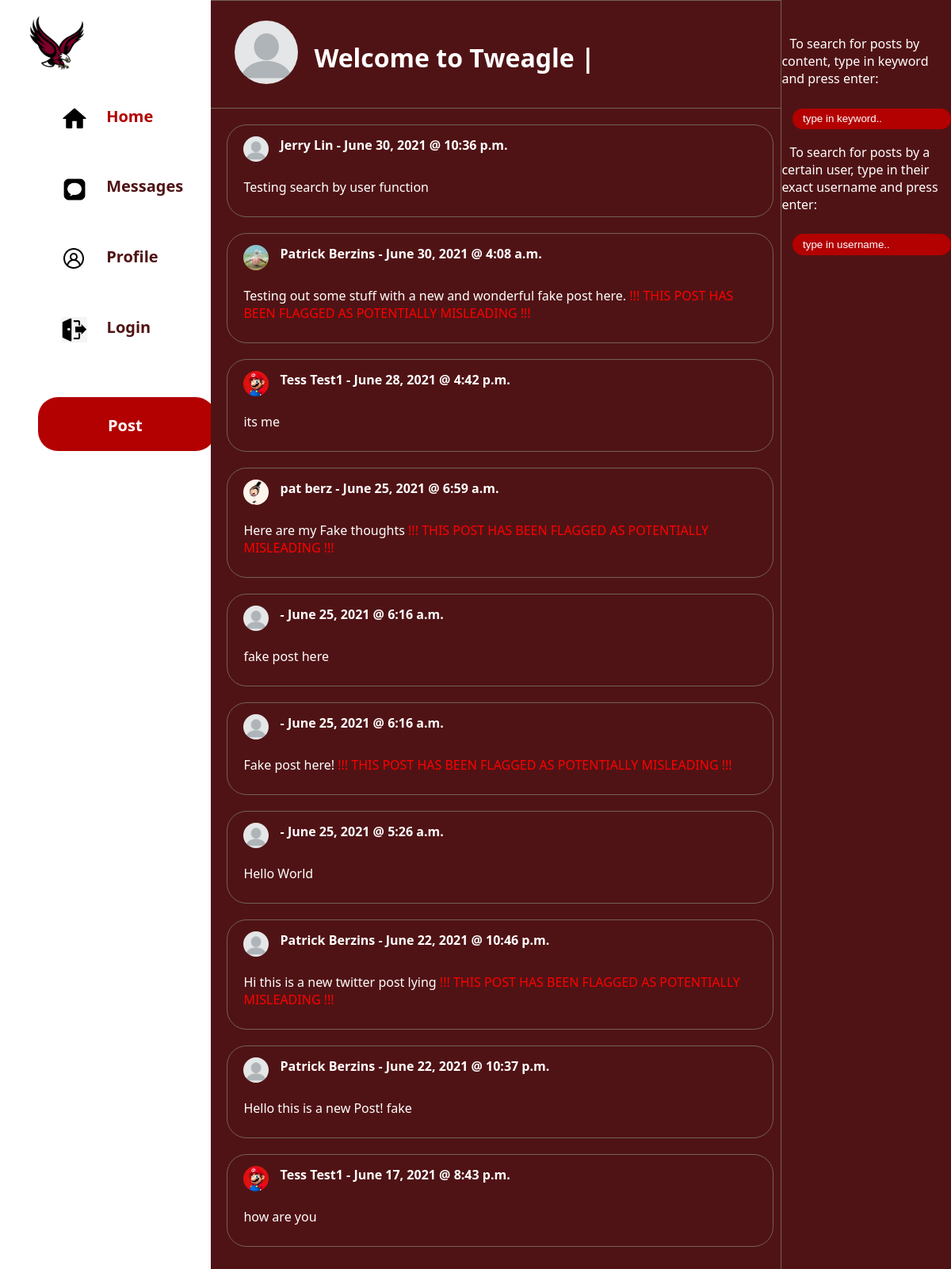
Page /message_board on the committed database.
### tweagleBoard/models.py (models this page shows, shortened)
class Post(models.Model):
    title = models.CharField(max_length=500, default='Post')
    author = models.ForeignKey(User, on_delete=models.CASCADE)
    body = models.TextField()
    post_date = models.DateField(auto_now_add=True)
    post_time = models.TimeField(auto_now_add=True)
    likes = models.ManyToManyField(User, related_name='tweag_posts', default=None, blank=True, null=True)
    flagged = models.BooleanField(default=False)
    admin_ok = models.BooleanField(default=False)
    def flag_check (self):
        flag_array=[]
        flag_set = Admin_FlagList.objects.all()
        for i in range (len(flag_set)):
            x = flag_set[i].flaglist
            str(x)
            flag_array.append(x)
        for substring in flag_array:
            if ((substring in self.body) and (self.admin_ok == False)):
                self.flagged = True
                self.save()
                return '!!! THIS POST HAS BEEN FLAGGED AS POTENTIALLY MISLEADING !!!'
            else:
                self.flagged = False
                self.save()
        return ''

class Admin_FlagList (models.Model):
    flaglist = models.CharField(max_length=100)

### registration/models.py (models this page shows, shortened)
class Profile(models.Model):
    user = models.OneToOneField(User, null=True, on_delete=models.CASCADE )
    bio = models.TextField()
    title = models.TextField(max_length=50)
    profile_pic = models.ImageField(null = True, blank = True, upload_to = "profileimages")

### tweagleBoard/views.py (the view)
# urls.py: path('message_board', MessageBoardView.as_view(), name = 'message_board'),
class MessageBoardView(ListView):
    model = Post
    template_name = 'message_board.html'
    ordering = ['-post_date', '-post_time']

### tweagleBoard/templates/message_board.html (shortened to what this page needs)
<!DOCTYPE html>
<html lang="en">
<head>
    {% load static %}
    <link rel="stylesheet" href= "{% static 'template.css' %}">
    <link rel="stylesheet" href="{% static 'post_style.css'%}">
    <link rel="stylesheet" href="{% static 'tweet_box.css' %}">
</head>
<body >
    <div class = "left-col">
        <div class = "container1">
            <nav>
                <ul class="navlinks">
                    <li><a href="{% url 'message_board' %}"> <img class="logo" src="{% static 'Boston_College_Eagles_logo.jpg' %}" alt="Home"> </a></li>
                    <ul class="home">
                        <li>
                            <a href="{% url 'message_board' %}" class="current">
                                <div class="navbutton">
                                    <img class="icon" src="{% static 'icons8_home_96.png' %}" alt="Home">
                                    <span class="navtext"> Home </span>
                                </div>
                            </a>
                        </li>
                    </ul>
                    <ul class="messages">
                        <li>
                            <a href="{% url 'inbox' %}" class="noncurrent">
                                <div class="navbutton">
                                    <img class="icon" src="{% static 'icons8_messages_100.png' %}" alt="Messages">
                                    <span class="navtext"> Messages </span>
                                </div>
                            </a>
                        </li>
                    </ul>
                    <ul class="profile">
                        <li>
                            <a href="{% url 'profile' %}" class="noncurrent">
                                <div class="navbutton">
                                    <img class="icon" src="{% static 'icons8_male_user_96.png' %}" alt="Profile">
                                    <span class="navtext"> Profile </span>
                                </div>
                            </a>
                        </li>
                    </ul>
                </ul>
                {% if user.is_authenticated %}
                <ul class="logout">
                    <li>
                        <a href="{% url 'logout' %}" class="noncurrent">
                            <div class="navbutton">
                                <img class="icon" src="{% static 'icons_logout.png' %}" alt="Logout">
                                <span class="navtext"> Logout </span>
                            </div>
                        </a>
                    </li>
                </ul>
                {% else %}
                <ul class="login">
                    <li>
                        <a href="{% url 'home' %}" class="noncurrent">
                            <div class="navbutton">
                                <img class="icon" src="{% static 'icons_logout.png' %}" alt="Login">
                                <span class="navtext"> Login </span>
                            </div>
                        </a>
                    </li>
                </ul>
                {% endif %}
                <a href="{% url 'post_creation' %}" class="postbttnlink">
                    <div class="postbutton">
                        <span class="postbttntxt">Post</span>
                    </div>
                </a>
            </nav>
        </div>
    </div>
            {% if user.profile.profile_pic %}
                <img class = 'top-profile' src = "{{ user.profile.profile_pic.url }}" width = 10%>
            {% else %}
                {% load static %}
            {% endif %}
    <div class="mid-col">
        <div class = message_header>
            {% if user.profile.profile_pic %}
                <span><img class = 'profile_head' src = "{{ user.profile.profile_pic.url }}" width = 10%></span>
            {% else %}
                {% load static %}
                <img class = 'profile_head' src = "{% static 'profilepic.png' %}" width = 10%></span>
            {% endif %}
                    <span class = username_head > Welcome to Tweagle | {{ user.username}}</span>
        </div>
      <ul style="list-style-type:none;">
          {% for post in object_list %}
            <li>
              <div class="card mx-auto" style="max-width: 540px;">
                <div class="card-header">
                    {% if post.author.profile.profile_pic %}
                        <img class = 'profile_pic' src = "{{ post.author.profile.profile_pic.url }}" width = 5%>
                    {% else %}
                        {% load static %}
                        <img class = 'profile_pic' src = "{% static 'profilepic.png' %}" width = 5%>
                    {% endif %}
                <span class = name_date>
                     <span class = "profile-txtboard">{{ post.author.first_name }} {{ post.author.last_name }}</span> - {{ post.post_date }} @ {{ post.post_time }}
                </div>
                <div class="card-body">
                  <p class = "context-txt">
                    <a href="{% url 'post-detail' post.pk %}">{{ post.body }}</a>
                    <p1 class = 'warning'> {{ post.flag_check }} </p1>
                  </p>
                </div>
              </div>
            </li>
          {% endfor %}
        </ul>
      </div>
    <div class = "right-col">
        <form class="d-flex" method="POST" action="{% url 'search_results' %}">
        <span class = name_date>
            <a class="profile-txtboard">  To search for posts by content, type in keyword and press enter:  </a>
            <input class="searchbar" type="search" placeholder="type in keyword.." aria-label="Search" name="searched">
        </span>
        </form>
        <form class="d-flex" method="POST" action="{% url 'search_user_results' %}">
        <span class = name_date>
            <a class="profile-txtboard">  To search for posts by a certain user, type in their exact username and press enter:  </a>
            <input class="searchbar" type="search" placeholder="type in username.." aria-label="Search" name="searched">
        </span>
        </form>
    </div>
</body>
</html>

### tweagleBoard/static/template.css (style rules this page uses)
:root { --darkred: #501315; --maroon: #8a100b; --brightRed: #b30000; --brightgold: #d79713; --bordercolor: #726158; }
body { background:var(--darkred); margin: 0; font-family:'Segoe UI', Tahoma, Geneva, Verdana, sans-serif }
.left-col { background: white; padding: 1em; float: left; width: 20%; position: fixed; top: 0; bottom: 0; }
.mid-col { padding-left:20px; position: relative; left: 22.2%; background: var(--darkred); width: 60%; height: 100%; padding-bottom: 2em; border-top-style:solid; border-width: 0.1em; border-color: var(--bordercolor); }
.right-col { position: fixed; right: 0; background: var(--darkred); width: 17.8%; top: 0; bottom: 0; border-left-style: solid; border-width: 0.1em; border-color: var(--bordercolor); }
.logo { max-width: 5em; max-height: 5em; margin-left: 1em; margin-bottom: 1em; }
.navbutton { margin-left: 2em; margin-bottom: 1em; padding: 5px; text-align:left; padding-left:30px; padding-top:20px; max-width:400px; }
.icon { max-width: 3em; max-height: 3em; }
.navlinks { line-height: 1em; }
.current { color: var(--brightRed); text-decoration: none; }
.noncurrent { color: var(--darkred); text-decoration: none; }
.navtext { padding-left: 1em; font-size: 1.25em; font-weight: 700; line-height: 2em; position: relative; bottom: 0.75em; }
ul { list-style-type: none; margin: 0; padding: 0; }
.postbutton { background: var(--brightRed); border-radius: 25px; padding: 2em; width: 10em; height: 0.25em; position: relative; top: 2em; left: 2em; }
.postbttntxt { color: white; font-size: 1.25em; font-weight: 700; position: relative; left: 2.8em; bottom: 0.5em; }
.postbttnlink { text-decoration: none; }
.searchbar { position: relative; top: 2em; left: 1em; background: var(--brightRed); width: 15em; height: 1em; padding: 1em; border-radius:2em; border-style: none; outline: none; color: white; }
.searchbar::placeholder { color: white; }
.navtext { padding-top:10px; vertical-align: middle; }
.message_header { display:flex; flex-direction: row; border-bottom: 1px solid; border-color: var(--bordercolor); padding:30px; margin-top:-5px; margin-left:-20px; }
.username_head { color:white; font-size:2em; padding-left: 20px; padding-top:25px; font-weight:bold; }
form { display:inline; }

### tweagleBoard/static/post_style.css (style rules this page uses)
:root { --darkred: #501315; --maroon: #8a100b; --brightRed: #b30000; --brightgold: #d79713; --bordercolor: #726158; }
body { font-family:'Segoe UI', Tahoma, Geneva, Verdana, sans-serif; }
.card-header { color: white !important; font-weight:bold; font-size: 1em; position: relative; bottom: 1em; }
.card-body { color: white; font-weight:normal; text-decoration: none !important; }
.context-txt { color: white; font-weight:normal; text-decoration: none !important; margin-top:0px !important; }
.card { background-color: inherit; border: 1px solid; border-color: var(--bordercolor); border-radius: 25px !important; padding: 20px !important; padding-bottom:10px !important; width: 100% !important; max-width:90% !important; margin:20px 20px 20px 0; }
a { color:white; text-decoration: none; }
.warning { color:red !important; border-radius:15px; }
.card-header { padding-top:10px; }
.icon { height:2em; }
form { text-align:center; }
.profile { border-radius:50px; }
.profile_pic { border-radius: 50%; height:2em; width:2em; object-fit: cover; }
.profile_head { border-radius: 50%; height:5em; width:5em; object-fit: cover; }
.name_date { vertical-align: top; padding:10px; }

### tweagleBoard/static/tweet_box.css (style rules this page uses)
:root { --darkred: #501315; --maroon: #8a100b; --brightRed: #b30000; --brightgold: #d79713; --bordercolor: #726158; }

### rows in the picture
Post: author.first_name "Jerry", author.last_name "Lin", post_date "June 30, 2021", post_time "10:36 p.m.", body "Testing search by user function"
Post: author.profile.profile_pic (picture), author.first_name "Patrick", author.last_name "Berzins", post_date "June 30, 2021", post_time "4:08 a.m.", body "Testing out some stuff with a new and wonderful fake post here.", flag_check "!!! THIS POST HAS BEEN FLAGGED AS POTENTIALLY MISLEADING !!!"
Post: author.profile.profile_pic (picture), author.first_name "Tess", author.last_name "Test1", post_date "June 28, 2021", post_time "4:42 p.m.", body "its me"
Post: author.profile.profile_pic (picture), author.first_name "pat", author.last_name "berz", post_date "June 25, 2021", post_time "6:59 a.m.", body "Here are my Fake thoughts", flag_check "!!! THIS POST HAS BEEN FLAGGED AS POTENTIALLY MISLEADING !!!"
Post: post_date "June 25, 2021", post_time "6:16 a.m.", body "fake post here"
Post: post_date "June 25, 2021", post_time "6:16 a.m.", body "Fake post here!", flag_check "!!! THIS POST HAS BEEN FLAGGED AS POTENTIALLY MISLEADING !!!"
Post: post_date "June 25, 2021", post_time "5:26 a.m.", body "Hello World"
Post: author.first_name "Patrick", author.last_name "Berzins", post_date "June 22, 2021", post_time "10:46 p.m.", body "Hi this is a new twitter post lying", flag_check "!!! THIS POST HAS BEEN FLAGGED AS POTENTIALLY MISLEADING !!!"
Post: author.first_name "Patrick", author.last_name "Berzins", post_date "June 22, 2021", post_time "10:37 p.m.", body "Hello this is a new Post! fake"
Post: author.profile.profile_pic (picture), author.first_name "Tess", author.last_name "Test1", post_date "June 17, 2021", post_time "8:43 p.m.", body "how are you"
